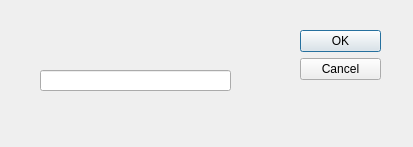
<?xml version="1.0" encoding="UTF-8"?>
<ui version="4.0">
 <class>Dialog</class>
 <widget class="QDialog" name="Dialog">
  <property name="geometry">
   <rect>
    <x>0</x>
    <y>0</y>
    <width>413</width>
    <height>147</height>
   </rect>
  </property>
  <property name="windowTitle">
   <string>Dialog</string>
  </property>
  <widget class="QDialogButtonBox" name="buttonBox">
   <property name="geometry">
    <rect>
     <x>300</x>
     <y>30</y>
     <width>81</width>
     <height>241</height>
    </rect>
   </property>
   <property name="orientation">
    <enum>Qt::Vertical</enum>
   </property>
   <property name="standardButtons">
    <set>QDialogButtonBox::Cancel|QDialogButtonBox::Ok</set>
   </property>
  </widget>
  <widget class="QLineEdit" name="lineEdit">
   <property name="geometry">
    <rect>
     <x>40</x>
     <y>70</y>
     <width>191</width>
     <height>21</height>
    </rect>
   </property>
  </widget>
 </widget>
 <resources/>
 <connections>
  <connection>
   <sender>buttonBox</sender>
   <signal>accepted()</signal>
   <receiver>Dialog</receiver>
   <slot>accept()</slot>
   <hints>
    <hint type="sourcelabel">
     <x>248</x>
     <y>254</y>
    </hint>
    <hint type="destinationlabel">
     <x>157</x>
     <y>274</y>
    </hint>
   </hints>
  </connection>
  <connection>
   <sender>buttonBox</sender>
   <signal>rejected()</signal>
   <receiver>Dialog</receiver>
   <slot>reject()</slot>
   <hints>
    <hint type="sourcelabel">
     <x>316</x>
     <y>260</y>
    </hint>
    <hint type="destinationlabel">
     <x>286</x>
     <y>274</y>
    </hint>
   </hints>
  </connection>
 </connections>
</ui>
